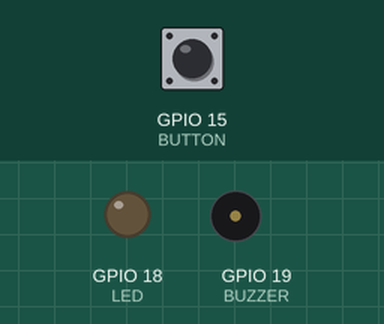
The program below on a simulated ESP32. Parts: output pins drawn as LEDs (lit = HIGH), buzzer (waves = sounding, pin HIGH). The inputs (shaded band) are chosen by the test bench; at power-on: GPIO 15 (BUTTON) HIGH. What the program prints to the serial monitor is not drawn.

Above: at 1.2 s.
1.3 s: GPIO 15 (BUTTON) pulled LOW for 0.15 s
At 1.7 s:
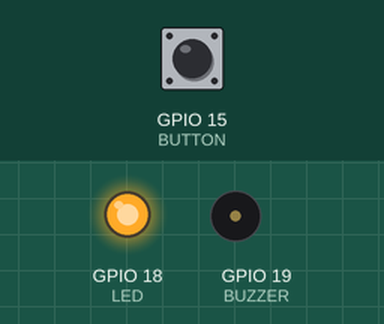
2.9 s: GPIO 15 (BUTTON) pulled LOW for 1 s
At 4.1 s:
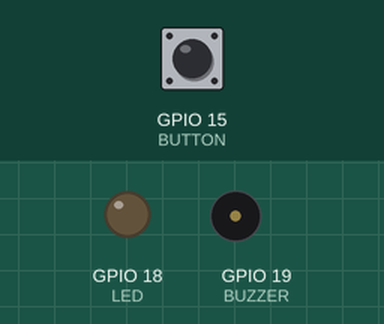
5.4 s: GPIO 15 (BUTTON) pulled LOW for 3.2 s
At 56.9 s:
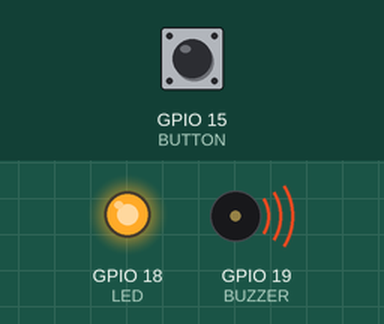
Timing chart, 0 to 60.0 s (numbered marks = the images above; inputs shaded):
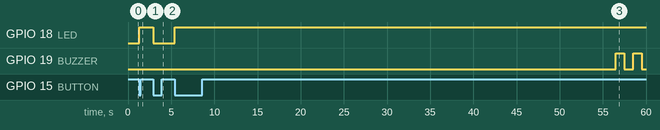

Measured:
- after the input at 1.3 s, GPIO 18 (LED): LOW → HIGH at once
- after the input at 2.9 s, GPIO 18 (LED): HIGH → LOW at once
- after the input at 5.4 s, GPIO 18 (LED): LOW → HIGH at once; GPIO 19 (BUZZER): alternates HIGH for 1.0 s and LOW for 1.0 s, starting after 51.1 s

The program:

main.cpp
```cpp
#include <Arduino.h>

#define BUZZER 19
#define BUTTON 15
#define LED 18
hw_timer_t *My_timer = NULL;

double c = 1000000/(2*261.6) , D = 1000000/(2*293.7) , E = 1000000/(2*329.6) , F = 1000000/(2*349.2	) ,
      G = 1000000/(2*392.0) , A = 1000000/(2*440.0) , B = 1000000/(2*493.9) , C = 1000000/(2*523.3) , Stop = 1000000;
double Speed = 2.5;

// This is the Timer ISR. It is automatically called
// on a timer alarm event.
void IRAM_ATTR onTimer(){
  digitalWrite(BUZZER, !digitalRead(BUZZER));
}

void IRAM_ATTR onButton(){
  digitalWrite(LED, !digitalRead(LED));
  if(Speed > 0.5){
    Speed -= 0.5;
  }else{
    Speed = 2.5;
  }
  Serial.print(Speed);
}

void setup() {
  pinMode(BUTTON, INPUT);
  pinMode(BUZZER, OUTPUT);
  pinMode(LED, OUTPUT);
  My_timer = timerBegin(0, 80, true);  // use timer 0 and set prescale to 80 so 1 tick is 1 uSec
  timerAttachInterrupt(My_timer, &onTimer, true); // point to the ISR
  // timerAlarmWrite(My_timer, 16.35 , true);  // set alarm every 1 sec
  // timerAlarmEnable(My_timer);  // enable the alarm
  //timerAttachInterrupt(My_timer, &onButton, true); // point to the ISR
  attachInterrupt(BUTTON, &onButton, FALLING);
}

void loop() {

  timerAlarmWrite(My_timer, Stop , true);
  delay(Speed * 500);
  timerAlarmWrite(My_timer, Stop , true);
  delay(Speed * 50);
  timerAlarmWrite(My_timer, Stop , true);
  delay(Speed * 500);
  timerAlarmWrite(My_timer, Stop , true);
  delay(Speed * 50);
  timerAlarmWrite(My_timer, Stop , true);
  delay(Speed * 500);
  timerAlarmWrite(My_timer, Stop , true);
  delay(Speed * 50);
  timerAlarmWrite(My_timer, G , true);
  delay(Speed * 500);
  timerAlarmWrite(My_timer, Stop , true);
  delay(Speed * 50);

  timerAlarmWrite(My_timer, Stop , true);
  delay(Speed * 500);
  timerAlarmWrite(My_timer, Stop , true);
  delay(Speed * 50);
  timerAlarmWrite(My_timer, G , true);
  delay(Speed * 500);
  timerAlarmWrite(My_timer, Stop , true);
  delay(Speed * 50);
  timerAlarmWrite(My_timer, Stop , true);
  delay(Speed * 500);
  timerAlarmWrite(My_timer, Stop , true);
  delay(Speed * 50);
  timerAlarmWrite(My_timer, G , true);
  delay(Speed * 500);
  timerAlarmWrite(My_timer, Stop , true);
  delay(Speed * 50);

  timerAlarmWrite(My_timer, A , true);
  delay(Speed * 500);
  timerAlarmWrite(My_timer, Stop , true);
  delay(Speed * 50);
  timerAlarmWrite(My_timer, G , true);
  delay(Speed * 500);
  timerAlarmWrite(My_timer, Stop , true);
  delay(Speed * 50);
  timerAlarmWrite(My_timer, E , true);
  delay(Speed * 500);
  timerAlarmWrite(My_timer, Stop , true);
  delay(Speed * 50);
  timerAlarmWrite(My_timer, G , true);
  delay(Speed * 500);
  timerAlarmWrite(My_timer, Stop , true);
  delay(Speed * 50);

  timerAlarmWrite(My_timer, Stop , true);
  delay(Speed * 500);
  timerAlarmWrite(My_timer, Stop , true);
  delay(Speed * 50);
  timerAlarmWrite(My_timer, A , true);
  delay(Speed * 500);
  timerAlarmWrite(My_timer, Stop , true);
  delay(Speed * 50);
  timerAlarmWrite(My_timer, Stop , true);
  delay(Speed * 500);
  timerAlarmWrite(My_timer, Stop , true);
  delay(Speed * 50);
  timerAlarmWrite(My_timer, C , true);
  delay(Speed * 500);
  timerAlarmWrite(My_timer, Stop , true);
  delay(Speed * 50);

  timerAlarmWrite(My_timer, Stop , true);
  delay(Speed * 500);
  timerAlarmWrite(My_timer, Stop , true);
  delay(Speed * 50);
  timerAlarmWrite(My_timer, Stop , true);
  delay(Speed * 500);
  timerAlarmWrite(My_timer, Stop , true);
  delay(Speed * 50);
  timerAlarmWrite(My_timer, Stop , true);
  delay(Speed * 500);
  timerAlarmWrite(My_timer, Stop , true);
  delay(Speed * 50);
  timerAlarmWrite(My_timer, Stop , true);
  delay(Speed * 500);
  timerAlarmWrite(My_timer, Stop , true);
  delay(Speed * 50);

  timerAlarmWrite(My_timer, G , true);
  delay(Speed * 500);
  timerAlarmWrite(My_timer, Stop , true);
  delay(Speed * 50);
  timerAlarmWrite(My_timer, A , true);
  delay(Speed * 500);
  timerAlarmWrite(My_timer, Stop , true);
  delay(Speed * 50);
  timerAlarmWrite(My_timer, G , true);
  delay(Speed * 500);
  timerAlarmWrite(My_timer, Stop , true);
  delay(Speed * 50);
  timerAlarmWrite(My_timer, C , true);
  delay(Speed * 500);
  timerAlarmWrite(My_timer, Stop , true);
  delay(Speed * 50);

  timerAlarmWrite(My_timer, G , true);
  delay(Speed * 500);
  timerAlarmWrite(My_timer, Stop , true);
  delay(Speed * 50);
  timerAlarmWrite(My_timer, A , true);
  delay(Speed * 500);
  timerAlarmWrite(My_timer, Stop , true);
  delay(Speed * 50);
  timerAlarmWrite(My_timer, G , true);
  delay(Speed * 500);
  timerAlarmWrite(My_timer, Stop , true);
  delay(Speed * 50);
  timerAlarmWrite(My_timer, C , true);
  delay(Speed * 500);
  timerAlarmWrite(My_timer, Stop , true);
  delay(Speed * 50);

  timerAlarmWrite(My_timer, E , true);
  delay(Speed * 500);
  timerAlarmWrite(My_timer, Stop , true);
  delay(Speed * 50);
  timerAlarmWrite(My_timer, D , true);
  delay(Speed * 500);
  timerAlarmWrite(My_timer, Stop , true);
  delay(Speed * 50);
  timerAlarmWrite(My_timer, G , true);
  delay(Speed * 500);
  timerAlarmWrite(My_timer, Stop , true);
  delay(Speed * 50);
  timerAlarmWrite(My_timer, E , true);
  delay(Speed * 500);
  timerAlarmWrite(My_timer, Stop , true);
  delay(Speed * 50);

  timerAlarmWrite(My_timer, Stop , true);
  delay(Speed * 500);
  timerAlarmWrite(My_timer, Stop , true);
  delay(Speed * 50);
  timerAlarmWrite(My_timer, Stop , true);
  delay(Speed * 500);
  timerAlarmWrite(My_timer, Stop , true);
  delay(Speed * 50);
  timerAlarmWrite(My_timer, Stop , true);
  delay(Speed * 500);
  timerAlarmWrite(My_timer, Stop , true);
  delay(Speed * 50);
  timerAlarmWrite(My_timer, Stop , true);
  delay(Speed * 500);
  timerAlarmWrite(My_timer, Stop , true);
  delay(Speed * 50);

  timerAlarmWrite(My_timer, G , true);
  delay(Speed * 500);
  timerAlarmWrite(My_timer, Stop , true);
  delay(Speed * 50);
  timerAlarmWrite(My_timer, c , true);
  delay(Speed * 500);
  timerAlarmWrite(My_timer, Stop , true);
  delay(Speed * 50);
  timerAlarmWrite(My_timer, D , true);
  delay(Speed * 500);
  timerAlarmWrite(My_timer, Stop , true);
  delay(Speed * 50);
  timerAlarmWrite(My_timer, E , true);
  delay(Speed * 500);
  timerAlarmWrite(My_timer, Stop , true);
  delay(Speed * 50);

  timerAlarmWrite(My_timer, D , true);
  delay(Speed * 500);
  timerAlarmWrite(My_timer, Stop , true);
  delay(Speed * 50);
  timerAlarmWrite(My_timer, E , true);
  delay(Speed * 500);
  timerAlarmWrite(My_timer, Stop , true);
  delay(Speed * 50);
  timerAlarmWrite(My_timer, G , true);
  delay(Speed * 500);
  timerAlarmWrite(My_timer, Stop , true);
  delay(Speed * 50);
  timerAlarmWrite(My_timer, E , true);
  delay(Speed * 500);
  timerAlarmWrite(My_timer, Stop , true);
  delay(Speed * 50);

  timerAlarmWrite(My_timer, D , true);
  delay(Speed * 500);
  timerAlarmWrite(My_timer, Stop , true);
  delay(Speed * 50);
  timerAlarmWrite(My_timer, c , true);
  delay(Speed * 500);
  timerAlarmWrite(My_timer, Stop , true);
  delay(Speed * 50);
  timerAlarmWrite(My_timer, E , true);
  delay(Speed * 500);
  timerAlarmWrite(My_timer, Stop , true);
  delay(Speed * 50);
  timerAlarmWrite(My_timer, D , true);
  delay(Speed * 500);
  timerAlarmWrite(My_timer, Stop , true);
  delay(Speed * 50);

  timerAlarmWrite(My_timer, Stop , true);
  delay(Speed * 500);
  timerAlarmWrite(My_timer, Stop , true);
  delay(Speed * 50);
  timerAlarmWrite(My_timer, Stop , true);
  delay(Speed * 500);
  timerAlarmWrite(My_timer, Stop , true);
  delay(Speed * 50);
  timerAlarmWrite(My_timer, Stop , true);
  delay(Speed * 500);
  timerAlarmWrite(My_timer, Stop , true);
  delay(Speed * 50);
  timerAlarmWrite(My_timer, Stop , true);
  delay(Speed * 500);
  timerAlarmWrite(My_timer, Stop , true);
  delay(Speed * 50);

  timerAlarmWrite(My_timer, G , true);
  delay(Speed * 500);
  timerAlarmWrite(My_timer, Stop , true);
  delay(Speed * 50);
  timerAlarmWrite(My_timer, c , true);
  delay(Speed * 500);
  timerAlarmWrite(My_timer, Stop , true);
  delay(Speed * 50);
  timerAlarmWrite(My_timer, D , true);
  delay(Speed * 500);
  timerAlarmWrite(My_timer, Stop , true);
  delay(Speed * 50);
  timerAlarmWrite(My_timer, E , true);
  delay(Speed * 500);
  timerAlarmWrite(My_timer, Stop , true);
  delay(Speed * 50);

  timerAlarmWrite(My_timer, D , true);
  delay(Speed * 500);
  timerAlarmWrite(My_timer, Stop , true);
  delay(Speed * 50);
  timerAlarmWrite(My_timer, E , true);
  delay(Speed * 500);
  timerAlarmWrite(My_timer, Stop , true);
  delay(Speed * 50);
  timerAlarmWrite(My_timer, G , true);
  delay(Speed * 500);
  timerAlarmWrite(My_timer, Stop , true);
  delay(Speed * 50);
  timerAlarmWrite(My_timer, E , true);
  delay(Speed * 500);
  timerAlarmWrite(My_timer, Stop , true);
  delay(Speed * 50);

  timerAlarmWrite(My_timer, D , true);
  delay(Speed * 500);
  timerAlarmWrite(My_timer, Stop , true);
  delay(Speed * 50);
  timerAlarmWrite(My_timer, c , true);
  delay(Speed * 500);
  timerAlarmWrite(My_timer, Stop , true);
  delay(Speed * 50);
  timerAlarmWrite(My_timer, E , true);
  delay(Speed * 500);
  timerAlarmWrite(My_timer, Stop , true);
  delay(Speed * 50);
  timerAlarmWrite(My_timer, D , true);
  delay(Speed * 500);
  timerAlarmWrite(My_timer, Stop , true);
  delay(Speed * 50);

  timerAlarmWrite(My_timer, Stop , true);
  delay(Speed * 500);
  timerAlarmWrite(My_timer, Stop , true);
  delay(Speed * 50);
  timerAlarmWrite(My_timer, G , true);
  delay(Speed * 500);
  timerAlarmWrite(My_timer, Stop , true);
  delay(Speed * 50);
  timerAlarmWrite(My_timer, Stop , true);
  delay(Speed * 500);
  timerAlarmWrite(My_timer, Stop , true);
  delay(Speed * 50);
  timerAlarmWrite(My_timer, A , true);
  delay(Speed * 500);
  timerAlarmWrite(My_timer, Stop , true);
  delay(Speed * 50);

  timerAlarmWrite(My_timer, Stop , true);
  delay(Speed * 500);
  timerAlarmWrite(My_timer, Stop , true);
  delay(Speed * 50);
  timerAlarmWrite(My_timer, c , true);
  delay(Speed * 500);
  timerAlarmWrite(My_timer, Stop , true);
  delay(Speed * 50);
  timerAlarmWrite(My_timer, Stop , true);
  delay(Speed * 500);
  timerAlarmWrite(My_timer, Stop , true);
  delay(Speed * 50);
  timerAlarmWrite(My_timer, D , true);
  delay(Speed * 500);
  timerAlarmWrite(My_timer, Stop , true);
  delay(Speed * 50);

  timerAlarmWrite(My_timer, E , true);
  delay(Speed * 500);
  timerAlarmWrite(My_timer, Stop , true);
  delay(Speed * 50);
  timerAlarmWrite(My_timer, D , true);
  delay(Speed * 500);
  timerAlarmWrite(My_timer, Stop , true);
  delay(Speed * 50);
  timerAlarmWrite(My_timer, G , true);
  delay(Speed * 500);
  timerAlarmWrite(My_timer, Stop , true);
  delay(Speed * 50);
  timerAlarmWrite(My_timer, D , true);
  delay(Speed * 500);
  timerAlarmWrite(My_timer, Stop , true);
  delay(Speed * 50);

  timerAlarmWrite(My_timer, E , true);
  delay(Speed * 500);
  timerAlarmWrite(My_timer, Stop , true);
  delay(Speed * 50);
  timerAlarmWrite(My_timer, D , true);
  delay(Speed * 500);
  timerAlarmWrite(My_timer, Stop , true);
  delay(Speed * 50);
  timerAlarmWrite(My_timer, c , true);
  delay(Speed * 500);
  timerAlarmWrite(My_timer, Stop , true);
  delay(Speed * 50);
  timerAlarmWrite(My_timer, A , true);
  delay(Speed * 500);
  timerAlarmWrite(My_timer, Stop , true);
  delay(Speed * 50);

  timerAlarmWrite(My_timer, Stop , true);
  delay(Speed * 500);
  timerAlarmWrite(My_timer, Stop , true);
  delay(Speed * 50);
  timerAlarmWrite(My_timer, c , true);
  delay(Speed * 500);
  timerAlarmWrite(My_timer, Stop , true);
  delay(Speed * 50);
  timerAlarmWrite(My_timer, D , true);
  delay(Speed * 500);
  timerAlarmWrite(My_timer, Stop , true);
  delay(Speed * 50);
  timerAlarmWrite(My_timer, E , true);
  delay(Speed * 500);
  timerAlarmWrite(My_timer, Stop , true);
  delay(Speed * 50);

  timerAlarmWrite(My_timer, Stop , true);
  delay(Speed * 500);
  timerAlarmWrite(My_timer, Stop , true);
  delay(Speed * 50);
  timerAlarmWrite(My_timer, G , true);
  delay(Speed * 500);
  timerAlarmWrite(My_timer, Stop , true);
  delay(Speed * 50);
  timerAlarmWrite(My_timer, Stop , true);
  delay(Speed * 500);
  timerAlarmWrite(My_timer, Stop , true);
  delay(Speed * 50);
  timerAlarmWrite(My_timer, A , true);
  delay(Speed * 500);
  timerAlarmWrite(My_timer, Stop , true);
  delay(Speed * 50);

  timerAlarmWrite(My_timer, G , true);
  delay(Speed * 500);
  timerAlarmWrite(My_timer, Stop , true);
  delay(Speed * 50);
  timerAlarmWrite(My_timer, A , true);
  delay(Speed * 500);
  timerAlarmWrite(My_timer, Stop , true);
  delay(Speed * 50);
  timerAlarmWrite(My_timer, C , true);
  delay(Speed * 500);
  timerAlarmWrite(My_timer, Stop , true);
  delay(Speed * 50);
  timerAlarmWrite(My_timer, A , true);
  delay(Speed * 500);
  timerAlarmWrite(My_timer, Stop , true);
  delay(Speed * 50);

  timerAlarmWrite(My_timer, G , true);
  delay(Speed * 500);
  timerAlarmWrite(My_timer, Stop , true);
  delay(Speed * 50);
  timerAlarmWrite(My_timer, E , true);
  delay(Speed * 500);
  timerAlarmWrite(My_timer, Stop , true);
  delay(Speed * 50);
  timerAlarmWrite(My_timer, Stop , true);
  delay(Speed * 500);
  timerAlarmWrite(My_timer, Stop , true);
  delay(Speed * 50);
  timerAlarmWrite(My_timer, G , true);
  delay(Speed * 500);
  timerAlarmWrite(My_timer, Stop , true);
  delay(Speed * 50);

  timerAlarmEnable(My_timer);  // enable the alarm
}
```
